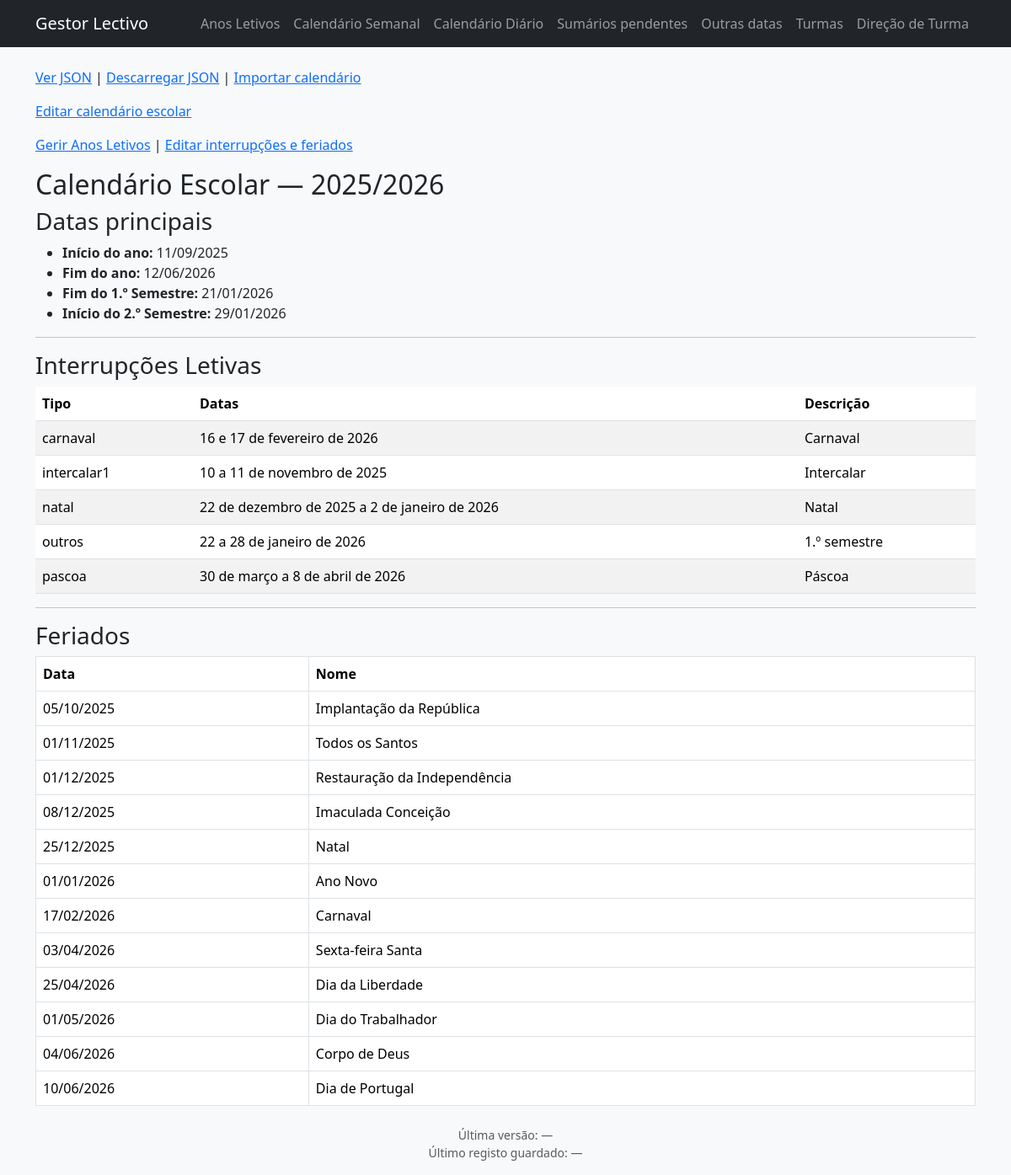
Screenshot of /calendario-escolar with the database file from the repository.
### models.py (models this page shows)
class AnoLetivo(db.Model):
    __tablename__ = "anos_letivos"
    id = db.Column(db.Integer, primary_key=True)
    nome = db.Column(db.String(20), unique=True, nullable=False)
    data_inicio_ano = db.Column(db.Date, nullable=False)
    data_fim_ano = db.Column(db.Date, nullable=False)
    data_fim_semestre1 = db.Column(db.Date, nullable=False)
    data_inicio_semestre2 = db.Column(db.Date, nullable=False)
    descricao = db.Column(db.String(255))
    ativo = db.Column(db.Boolean, nullable=False, default=False)
    fechado = db.Column(db.Boolean, nullable=False, default=False)

class InterrupcaoLetiva(db.Model):
    __tablename__ = "interrupcoes_letivas"
    id = db.Column(db.Integer, primary_key=True)
    ano_letivo_id = db.Column(db.Integer, db.ForeignKey("anos_letivos.id"), nullable=False)
    ano_letivo = db.relationship("AnoLetivo", backref="interrupcoes")
    tipo = db.Column(db.String(50), nullable=False)
    data_inicio = db.Column(db.Date, nullable=True)
    data_fim = db.Column(db.Date, nullable=True)
    data_text = db.Column(db.String(255), nullable=True)
    descricao = db.Column(db.String(255), nullable=True)

class Feriado(db.Model):
    __tablename__ = "feriados"
    id = db.Column(db.Integer, primary_key=True)
    ano_letivo_id = db.Column(db.Integer, db.ForeignKey("anos_letivos.id"), nullable=False)
    ano_letivo = db.relationship("AnoLetivo", backref="feriados")
    data = db.Column(db.Date, nullable=True)
    data_text = db.Column(db.String(255), nullable=True)
    nome = db.Column(db.String(255), nullable=False)

### app.py (the view)
    @app.route("/calendario-escolar")
    def calendario_escolar():
        ano = get_ano_letivo_atual()
        if not ano:
            flash("Ainda não existe Ano Letivo definido.", "error")
            return redirect(url_for("calendario_escolar_importar"))
        interrupcoes = (
            InterrupcaoLetiva.query
            .filter_by(ano_letivo_id=ano.id)
            .order_by(InterrupcaoLetiva.tipo)
            .all()
        )
        feriados = (
            Feriado.query
            .filter_by(ano_letivo_id=ano.id)
            .order_by(Feriado.data)
            .all()
        )
        return render_template(
            "calendario/escolar.html",
            ano=ano,
            interrupcoes=interrupcoes,
            feriados=feriados,
        )

### app.py (called while the page is built, shortened)
def _formatar_data_hora(valor):
    if not valor:
        return None

### templates/calendario/escolar.html
{% extends "base.html" %}
{% block content %}
<p>
  <a href="{{ url_for('calendario_escolar_json') }}">Ver JSON</a> |
  <a href="{{ url_for('calendario_escolar_json', download=1) }}">Descarregar JSON</a>
  | <a href="{{ url_for('calendario_escolar_importar') }}">Importar calendário</a>
</p>
<p>
  <a href="{{ url_for('calendario_escolar_gestao') }}">Editar calendário escolar</a>
</p>
<p>
  <a href="{{ url_for('anos_letivos_list') }}">Gerir Anos Letivos</a> |
  <a href="{{ url_for('calendario_escolar_gestao') }}">Editar interrupções e feriados</a>
</p>
<h2>Calendário Escolar — {{ ano.nome if ano else "Sem Ano Letivo" }}</h2>
{% if not ano %}
<p><strong>Não existe ano letivo definido.</strong></p>
{% else %}
<h3>Datas principais</h3>
<ul>
    <li><strong>Início do ano:</strong> {{ ano.data_inicio_ano.strftime("%d/%m/%Y") }}</li>
    <li><strong>Fim do ano:</strong> {{ ano.data_fim_ano.strftime("%d/%m/%Y") }}</li>
    <li><strong>Fim do 1.º Semestre:</strong> {{ ano.data_fim_semestre1.strftime("%d/%m/%Y") }}</li>
    <li><strong>Início do 2.º Semestre:</strong> {{ ano.data_inicio_semestre2.strftime("%d/%m/%Y") }}</li>
</ul>
<hr>
<h3>Interrupções Letivas</h3>
{% if interrupcoes %}
<table class="table table-striped">
    <thead>
        <tr>
            <th>Tipo</th>
            <th>Datas</th>
            <th>Descrição</th>
        </tr>
    </thead>
    <tbody>
        {% for i in interrupcoes %}
        <tr>
            <td>{{ i.tipo }}</td>
            <td>
                {% if i.data_text %}
                    {{ i.data_text }}
                {% else %}
                    {{ i.data_inicio.strftime("%d/%m/%Y") }} a {{ i.data_fim.strftime("%d/%m/%Y") }}
                {% endif %}
            </td>
            <td>{{ i.descricao or "" }}</td>
        </tr>
        {% endfor %}
    </tbody>
</table>
{% else %}
<p>Não existem interrupções registadas.</p>
{% endif %}
<hr>
<h3>Feriados</h3>
{% if feriados %}
<table class="table table-bordered">
    <thead>
        <tr>
            <th>Data</th>
            <th>Nome</th>
        </tr>
    </thead>
    <tbody>
        {% for f in feriados %}
        <tr>
            <td>
                {% if f.data_text %}
                    {{ f.data_text }}
                {% else %}
                    {{ f.data.strftime("%d/%m/%Y") }}
                {% endif %}
            </td>
            <td>{{ f.nome }}</td>
        </tr>
        {% endfor %}
    </tbody>
</table>
{% else %}
<p>Não existem feriados registados.</p>
{% endif %}
{% endif %}
{% endblock %}

### rows the page displays
AnoLetivo: nome "2025/2026", data_inicio_ano "11/09/2025", data_fim_ano "12/06/2026", data_fim_semestre1 "21/01/2026", data_inicio_semestre2 "29/01/2026"
InterrupcaoLetiva: tipo "carnaval", data_text "16 e 17 de fevereiro de 2026", descricao "Carnaval"
InterrupcaoLetiva: tipo "intercalar1", data_text "10 a 11 de novembro de 2025", descricao "Intercalar"
InterrupcaoLetiva: tipo "natal", data_text "22 de dezembro de 2025 a 2 de janeiro de 2026", descricao "Natal"
InterrupcaoLetiva: tipo "outros", data_text "22 a 28 de janeiro de 2026", descricao "1.º semestre"
InterrupcaoLetiva: tipo "pascoa", data_text "30 de março a 8 de abril de 2026", descricao "Páscoa"
Feriado: data "05/10/2025", nome "Implantação da República"
Feriado: data "01/11/2025", nome "Todos os Santos"
Feriado: data "01/12/2025", nome "Restauração da Independência"
Feriado: data "08/12/2025", nome "Imaculada Conceição"
Feriado: data "25/12/2025", nome "Natal"
Feriado: data "01/01/2026", nome "Ano Novo"
Feriado: data "17/02/2026", nome "Carnaval"
Feriado: data "03/04/2026", nome "Sexta-feira Santa"
Feriado: data "25/04/2026", nome "Dia da Liberdade"
Feriado: data "01/05/2026", nome "Dia do Trabalhador"
Feriado: data "04/06/2026", nome "Corpo de Deus"
Feriado: data "10/06/2026", nome "Dia de Portugal"

### other values shown
{{ app_version_timestamp or '—' }} "—"
{{ last_save_timestamp or '—' }} "—"
